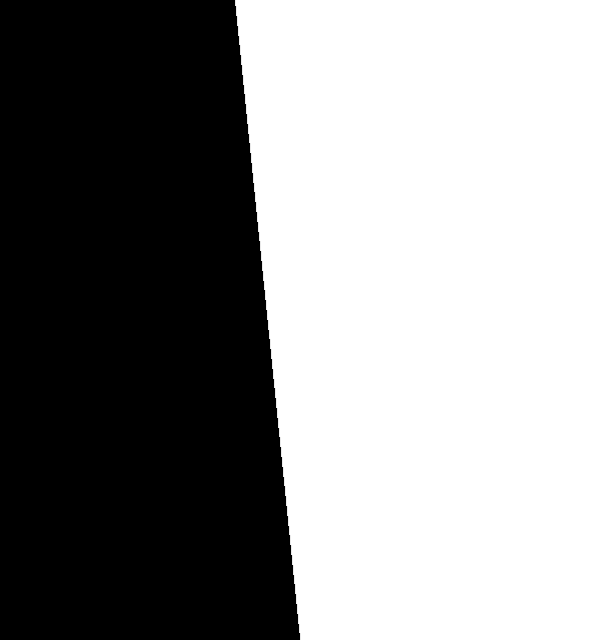
#> input picture slash6.png, 600 x 640 px
$ python CalcMTF.py
#> lines starting #> are read from the running program, lines starting #| are printed output that depends on the picture; after the words box and inside, x2 and y2 are one past the last pixel; in counts of white or black regions, pixels touching at a corner belong together
import cv2
import numpy as np
import matplotlib.pyplot as plt
from skimage import filters
from skimage.transform import radon
import json
from scipy import signal


imagePath = 'slash6.png' #処理したい画像のパス
pixelWidth = 1 #1pixelが何mmに相当するか MTFの横軸をlp/pixelにするなら1を入れる
binRate = 0.1 #サンプリングピッチに対するビン幅
maxspfr = 1 #グラフ化する際の最大空間周波数

fig, axs = plt.subplots(nrows=2, ncols=3, figsize=(16, 8), tight_layout=True) #図の準備


def calcPosAng(img): #ラドン変換後の画像を入力するとエッジラインの位置と傾斜角を返す
  pos = 0
  ang = 0
  max = 0

  xPixel = len(img)
  yPixel = len(img[0])

  for i in range(xPixel):
    for j in range(yPixel):
      if max < img[i][j]:
        max = img[i][j]
        pos = i
        ang = (j/yPixel) * 180
  return [pos, ang]

def esf(img, angle, binrate): #BGR画像，エッジラインの法線がx軸正方向と成す角度，ビニングレートを入力すると、ESF曲線の配列を返す
  gImg = cv2.cvtColor(img, cv2.COLOR_BGR2GRAY) #グレースケール化
  npImg = np.array(gImg, dtype='float64') #型変換

  holizonShift = np.abs(np.cos(np.radians(angle))) #ピクセルを横に移動したときのシフト量
  varticalShift = np.abs(np.sin(np.radians(angle))) #ピクセルを縦に移動したときのシフト量
  if(angle < 90):
    varticalShift = -varticalShift
  esfX = np.zeros(len(npImg) * len(npImg[0])) #ESF曲線のx軸
  esfY = np.zeros(len(npImg) * len(npImg[0])) #ESF曲線のy軸

  len_npImg_y = len(npImg[0])

  for i in range(len(npImg)): #座標とピクセル値をそれぞれの配列に挿入
    for j in range(len(npImg[0])):
      esfY[len_npImg_y * i + j] = npImg[i][j]
      esfX[len_npImg_y * i + j] = varticalShift*i + holizonShift*j

  esfX_arg = np.argsort(esfX) #座標を基準にでそれぞれの配列をソート
  esfX = esfX[esfX_arg]
  esfY = esfY[esfX_arg]

  for i in range(len(esfX)): #最初の要素が原点来るようにシフト
    esfX[i]-=esfX[0]

  f = 0
  fmax = len(esfX)-1
  b = 0

  count = int(esfX[-1]) //binrate + 1
  count = np.int32(count)
  esfXB = np.zeros(count) #ビニング済みESF曲線のx軸
  esfYB = np.zeros(count) #ビニング済みESF曲線のy軸

  for i in range(count):
    while(((i+1)*binrate) > esfX[f]):
      f += 1
      if(f > fmax): break
    esfXB[i] = i
    esfYB[i] = np.average(esfY[b:f])
    b = f

  return [esfXB, esfYB]


def diff(array): #(2, n)配列とそのサンプリングピッチを入力すると微分結果を返す
  result = np.zeros(len(array[0])-1)
  for i in range(len(array[0])-1):
    result[i] = (array[1][i+1] - array[1][i]) / (array[0][i+1] - array[0][i])
  return([array[0][:-1], result])

def lowpass(array): #ノイズ除去 ローパスフィルタ
  sos = signal.butter(5, 1, 'lowpass', output='sos', fs=10)
  return signal.sosfiltfilt(sos, array)


def mtf(lsfy, sampit): #LSFのY軸配列とサンプリングピッチ（ビニングレート適用済み）を入れるとMTFを返す
  mtfy = np.fft.fft(lsfy)
  mtfy = np.abs(mtfy)
  sampf = 1 / sampit #サンプリング周波数
  mtfx = np.arange(0, sampf/2, (sampf/len(mtfy)))
  mtfy = mtfy[:len(mtfx)]

  return [mtfx, mtfy]


# エッジラインの検出
targetImage = cv2.imread(imagePath) #画像の読み込み
#> targetImage is the input picture: shape (640, 600, 3); min 0, max 255, mean 141.3
biImage = cv2.bilateralFilter(targetImage, 15, 20, 20) #バイラテラルフィルタの適用
grayImage = cv2.cvtColor(biImage, cv2.COLOR_BGR2GRAY) #グレースケール化
otsuImage = cv2.threshold(grayImage, 0, 255, cv2.THRESH_OTSU) # 大津の二値化
npImage = np.array(otsuImage[1], dtype='float64') #型変換
#> npImage: shape (640, 600) float64; 55.4% white; 1 black region, box (x1, y1, x2, y2) and area: (0, 0, 300, 640) 171213
axs[0,0].set_title("Grayscale")
axs[0,0].imshow(npImage, cmap=plt.cm.Greys_r)

sobelImage = filters.sobel(npImage) # ソーベルフィルタでエッジ検出
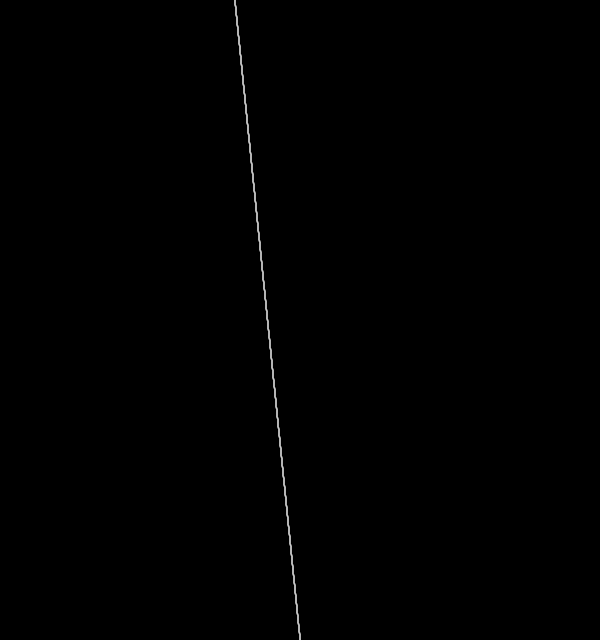
#> sobelImage: shape (640, 600) float64; min 0, max 201.6, mean 0.6
axs[0,1].set_title("Edge")
axs[0,1].imshow(sobelImage, cmap=plt.cm.Greys_r)

theta = np.linspace(0., 180., np.max(sobelImage.shape), endpoint=False) #0~180の間でnp.max(sobelImage.shape)回サンプリング
#> theta = 640 values from 0 to 179.7
radonImage = radon(sobelImage, theta=theta) # 画像の中心を原点としてラドン変換している,positionを使うときは注意

dx, dy = 0.5 * 180.0 / np.max(targetImage.shape), 0.5 / radonImage.shape[0]
#> dx = 0.141; dy = 0.000833
axs[0,2].set_title("Radon transform")
axs[0,2].set_xlabel("Projection angle (deg)")
axs[0,2].set_ylabel("Projection position (pixels)")
axs[0,2].imshow(radonImage, cmap=plt.cm.Greys_r, extent=(-dx, dx + 180, -dy, radonImage.shape[0]+dy), aspect='auto')

edgeLine = calcPosAng(radonImage) # エッジラインの位置と傾斜角を算出
#> in calcPosAng, `xPixel = len(img)`: xPixel = 600
#> in calcPosAng, `yPixel = len(img[0])`: yPixel = 640
#> after the loop in calcPosAng, `for i in range(xPixel):`: ang = 5.91; max = 103326.8; pos = 267
#> edgeLine = [267, 5.91]
position, angle = edgeLine[0], edgeLine[1]
#> position = 267; angle = 5.91
outputDict = {"Line Position: ": position, "Line Angle: ": angle} # エッジラインの情報を出力
#> outputDict = {'Line Position: ': 267, 'Line Angle: ': 5.91}
with open('./LineInfo.json', 'w') as f:
    json.dump(outputDict, f)


ESF = esf(targetImage, angle, binRate) #ESF曲線の算出
#> in esf, `holizonShift = np.abs(np.cos(np.radians(angle)))`: holizonShift = 0.995
#> in esf, `varticalShift = np.abs(np.sin(np.radians(angle)))`: varticalShift = 0.103
#> in esf, `varticalShift = -varticalShift`: varticalShift = -0.103
#> in esf, `len_npImg_y = len(npImg[0])`: len_npImg_y = 600
#> in esf, `fmax = len(esfX)-1`: fmax = 383999
#> in esf, `count = int(esfX[-1]) //binrate + 1`: count = 5950
#> after the loop in esf, `for i in range(count):`: esfXB = 5950 values from 0 to 5949; esfYB = 5950 values from 0 to 255; f = 383992
#> ESF = 2 items
axs[1,0].set_title("ESF curve")
# axs[1,0].set_xlim(2300, 2350)
axs[1,0].plot(ESF[0], ESF[1], marker=".", color='k', markersize=3)

# ESF[1] = lowpass(ESF[1])

LSF = diff(ESF) #LSF曲線の算出
#> in diff, `result = np.zeros(len(array[0])-1)`: result = 5949 values from 0 to 0
#> after the loop in diff, `for i in range(len(array[0])-1):`: result = 5949 values, max 28.24 at index 2324, min 0 at index 0, mean 0.0429
#> LSF = 2 items
axs[1,1].set_title("LSF curve")
# axs[1,1].set_xlim(2300, 2350)
axs[1,1].plot(LSF[0], LSF[1], marker=".", color='k', markersize=3)

MTF = mtf(LSF[1], pixelWidth*binRate)
#> in mtf, `mtfy = np.abs(mtfy)`: mtfy = 5949 values, max 255 at index 0, min 0.848 at index 2348, mean 41.61
#> in mtf, `mtfx = np.arange(0, sampf/2, (sampf/len(mtfy)))`: mtfx = 2975 values from 0 to 5
#> in mtf, `mtfy = mtfy[:len(mtfx)]`: mtfy = 2975 values, max 255 at index 0, min 0.848 at index 2348, mean 41.64
#> MTF = 2 items
axs[1,2].set_title("MTF curve")
axs[1,2].set_xlim(0,1)
axs[1,2].plot(MTF[0], MTF[1], linestyle="None", marker=".", color='k', markersize=3)

plt.savefig("result.png", format="png", dpi=300)
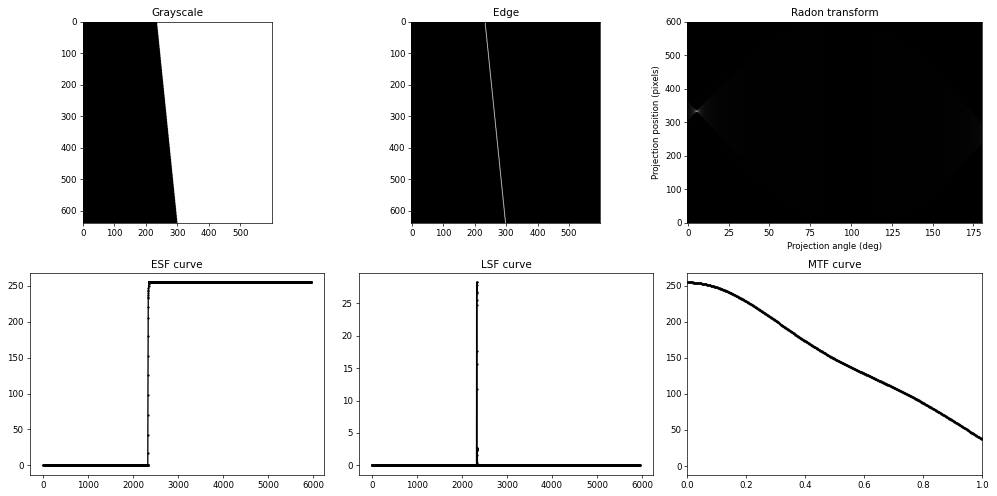
#> figure drawn by matplotlib, 6 panels; panel 4: curve peaks at x = 2342, y = 255; panel 5: curve peaks at x = 2324, y = 28.24; panel 6: curve peaks at x = 0, y = 255
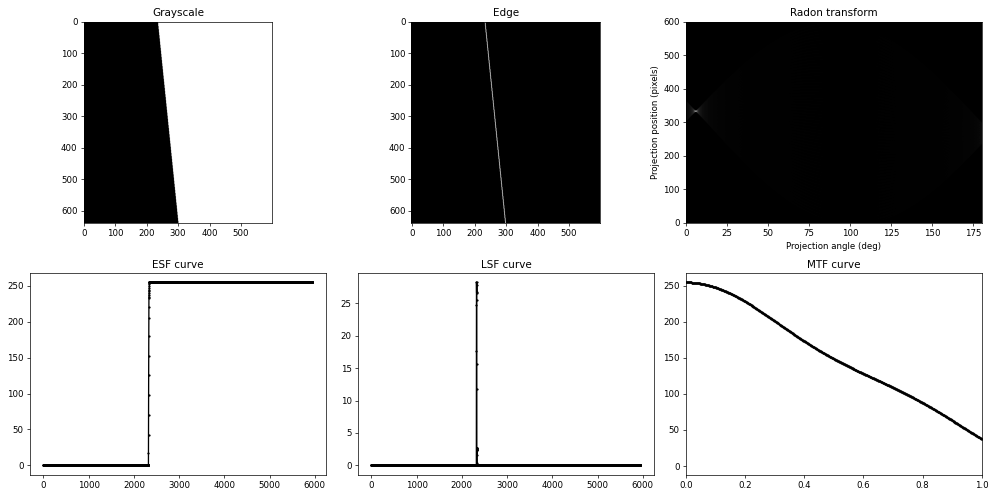
#> figure drawn by matplotlib, 6 panels; panel 4: curve peaks at x = 2342, y = 255; panel 5: curve peaks at x = 2324, y = 28.24; panel 6: curve peaks at x = 0, y = 255

$ run again, with slash1.png copied over slash6.png
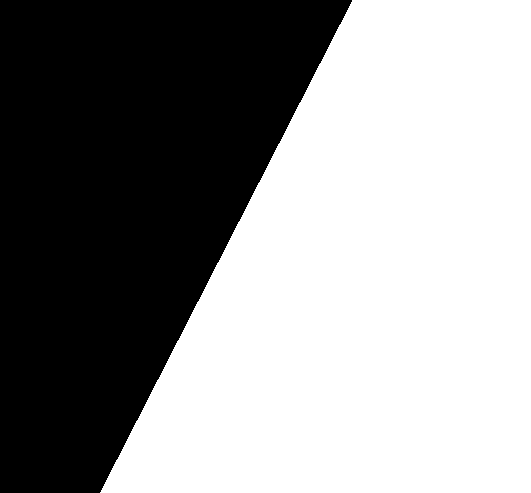
#> input picture slash1.png, 531 x 493 px
#> targetImage is the input picture: shape (493, 531, 3); 57.4% white; 1 black region, box (x1, y1, x2, y2) and area: (0, 0, 352, 493) 111513
#> `sobelImage = filters.sobel(npImage)`:
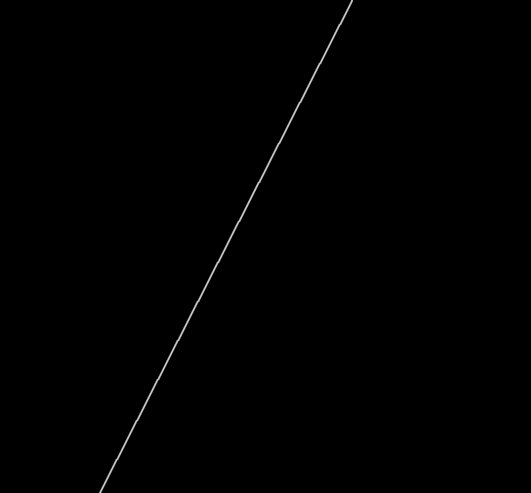
#> sobelImage: shape (493, 531) float64; min 0, max 201.6, mean 0.8
#> xPixel = 493
#> yPixel = 531
#> after the loop in calcPosAng, `for i in range(xPixel):`: ang = 152.9; max = 90000.5; pos = 281
#> edgeLine = [281, 152.9]
#> position = 281; angle = 152.9
#> outputDict = {'Line Position: ': 281, 'Line Angle: ': 152.9}
#> holizonShift = 0.89
#> varticalShift = 0.456
#> len_npImg_y = 531
#> fmax = 261782
#> count = 6960
#> after the loop in esf, `for i in range(count):`: esfXB = 6960 values from 0 to 6959; f = 261782
#> ESF = 2 items
#> result = 6959 values from 0 to 0
#> LSF = 2 items
#> mtfx = 3480 values from 0 to 5
#> MTF = 2 items

$ run again, with slash4.png copied over slash6.png
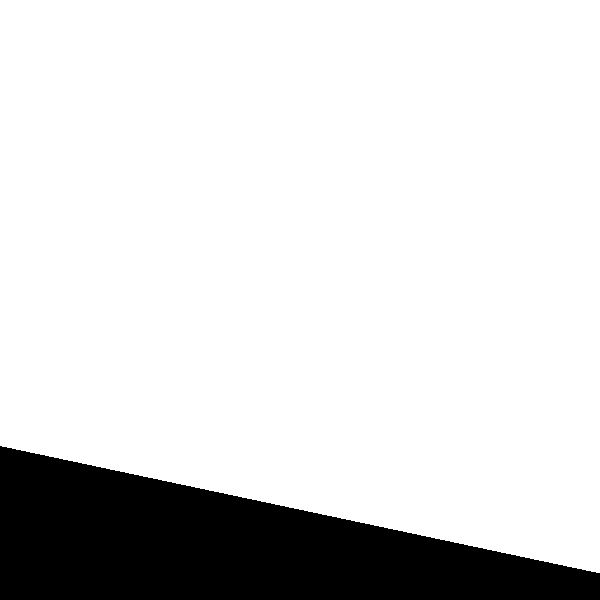
#> input picture slash4.png, 600 x 600 px
#> targetImage is the input picture: shape (600, 600, 3); 85% white; 1 black region, box (x1, y1, x2, y2) and area: (0, 446, 600, 600) 54161
#> `sobelImage = filters.sobel(npImage)`:
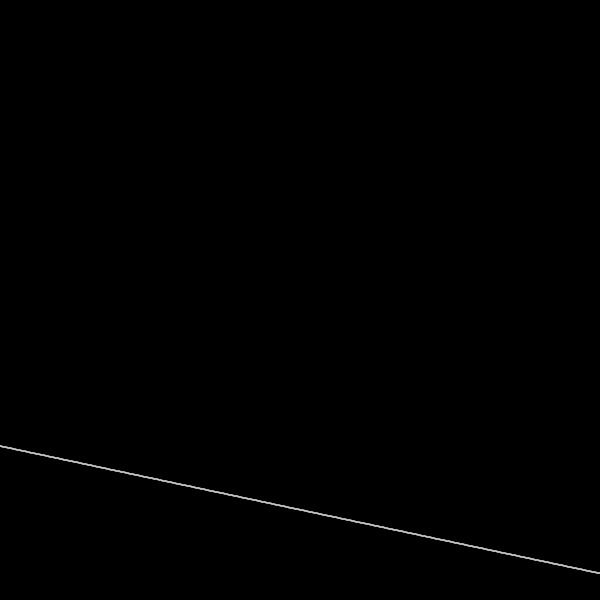
#> sobelImage: shape (600, 600) float64; min 0, max 201.6, mean 0.6
#> xPixel = 600
#> after the loop in calcPosAng, `for i in range(xPixel):`: ang = 78; max = 101629; pos = 95
#> edgeLine = [95, 78]
#> position = 95; angle = 78
#> outputDict = {'Line Position: ': 95, 'Line Angle: ': 78}
#> holizonShift = 0.208
#> in esf, `varticalShift = np.abs(np.sin(np.radians(angle)))`: varticalShift = 0.978
#> in esf, `varticalShift = -varticalShift`: varticalShift = -0.978
#> len_npImg_y = 600
#> fmax = 359999
#> count = 1240
#> after the loop in esf, `for i in range(count):`: esfXB = 1240 values from 0 to 1239; f = 359997
#> ESF = 2 items
#> result = 1239 values from 0 to 0
#> LSF = 2 items
#> mtfx = 620 values from 0 to 5
#> MTF = 2 items

$ run again, with slash5.png copied over slash6.png
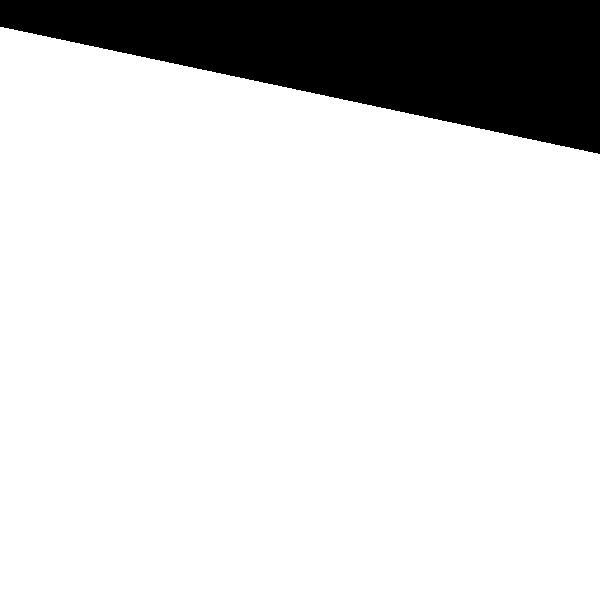
#> input picture slash5.png, 600 x 600 px
#> targetImage is the input picture: shape (600, 600, 3); 85% white; 1 black region, box (x1, y1, x2, y2) and area: (0, 0, 600, 154) 54161
#> `sobelImage = filters.sobel(npImage)`:
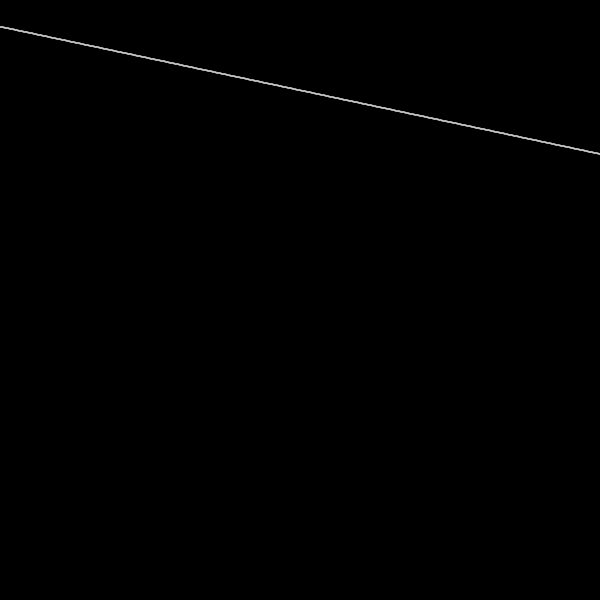
#> sobelImage: shape (600, 600) float64; min 0, max 201.6, mean 0.6
#> xPixel = 600
#> after the loop in calcPosAng, `for i in range(xPixel):`: ang = 78; max = 92746.5; pos = 506
#> edgeLine = [506, 78]
#> position = 506; angle = 78
#> outputDict = {'Line Position: ': 506, 'Line Angle: ': 78}
#> holizonShift = 0.208
#> in esf, `varticalShift = np.abs(np.sin(np.radians(angle)))`: varticalShift = 0.978
#> in esf, `varticalShift = -varticalShift`: varticalShift = -0.978
#> len_npImg_y = 600
#> fmax = 359999
#> count = 1240
#> after the loop in esf, `for i in range(count):`: esfXB = 1240 values from 0 to 1239; f = 359997
#> ESF = 2 items
#> result = 1239 values from 0 to 0
#> LSF = 2 items
#> mtfx = 620 values from 0 to 5
#> MTF = 2 items
